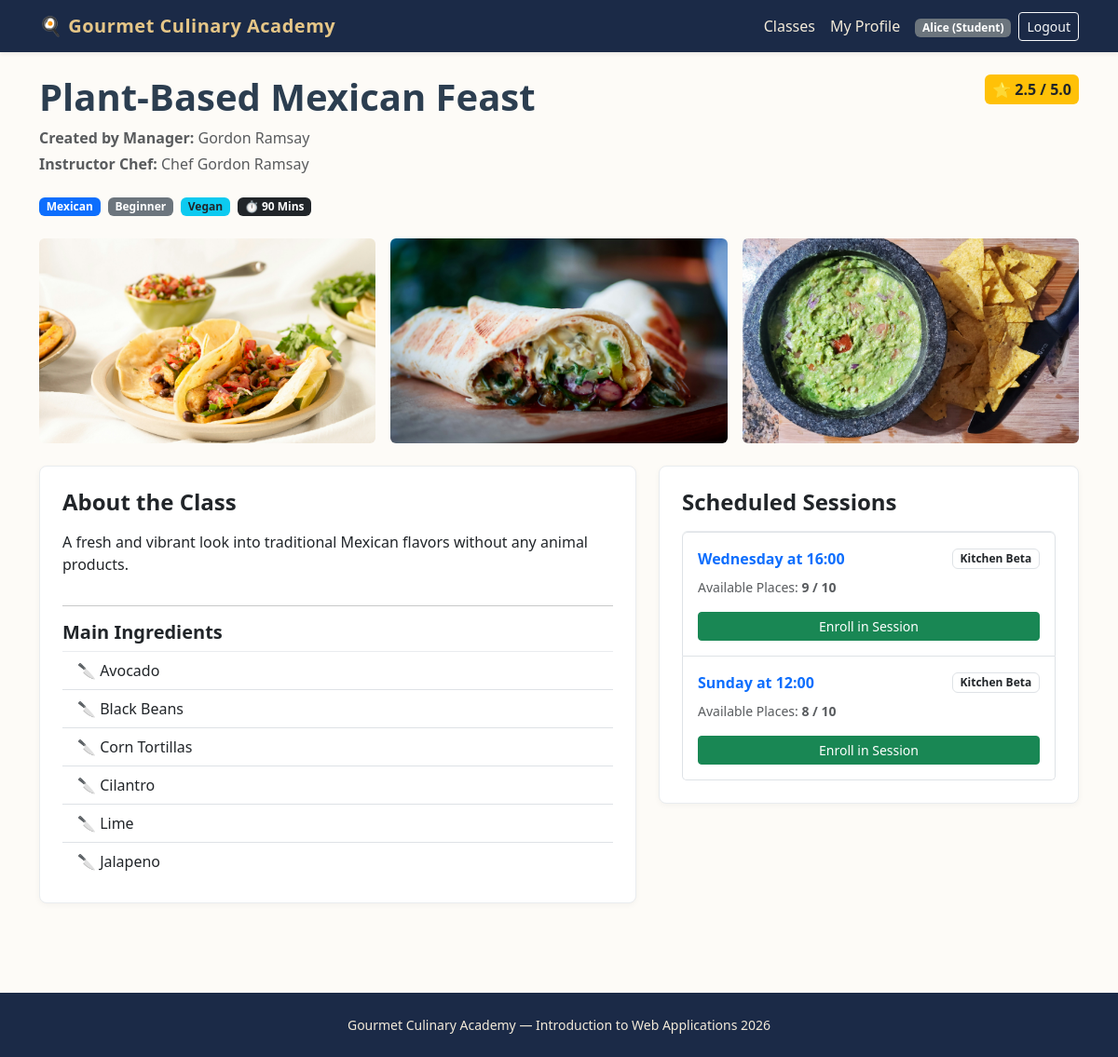
Page /class/3 (signed in) on the committed database.
### tables this page shows
CREATE TABLE users (
    id INTEGER PRIMARY KEY AUTOINCREMENT,
    email TEXT UNIQUE NOT NULL,
    first_name TEXT NOT NULL,
    last_name TEXT NOT NULL,
    password TEXT NOT NULL,
    role TEXT NOT NULL CHECK(role IN ('Manager', 'Student'))
);

CREATE TABLE cooking_classes (
    id INTEGER PRIMARY KEY AUTOINCREMENT,
    manager_id INTEGER NOT NULL,
    title TEXT NOT NULL UNIQUE,
    cuisine TEXT NOT NULL,
    difficulty TEXT NOT NULL CHECK(difficulty IN ('Beginner', 'Intermediate', 'Advanced')),
    duration INTEGER NOT NULL,
    dietary_category TEXT NOT NULL CHECK(dietary_category IN ('Standard', 'Vegetarian', 'Vegan', 'Gluten-free')),
    chef_name TEXT NOT NULL,
    ingredients TEXT NOT NULL, -- Virgülle ayrılmış en az 4 malzeme
    description TEXT NOT NULL,
    photo_1 TEXT NOT NULL,
    photo_2 TEXT NOT NULL,
    photo_3 TEXT NOT NULL,
    FOREIGN KEY (manager_id) REFERENCES users(id) ON DELETE CASCADE
);

CREATE TABLE class_sessions (
    id INTEGER PRIMARY KEY AUTOINCREMENT,
    class_id INTEGER NOT NULL,
    day_of_week TEXT NOT NULL CHECK(day_of_week IN ('Monday', 'Tuesday', 'Wednesday', 'Thursday', 'Friday', 'Saturday', 'Sunday')),
    start_time TEXT NOT NULL, -- HH:MM formatında
    kitchen_name TEXT NOT NULL,
    max_capacity INTEGER NOT NULL DEFAULT 10,
    FOREIGN KEY (class_id) REFERENCES cooking_classes(id) ON DELETE CASCADE
);

### routes/home_routes.py (the view)
@home_bp.route("/class/<int:class_id>")
def class_detail(class_id):
    class_data, sessions = get_class_by_id(class_id)
    if not class_data:
        return render_template("404.html"), 404
    return render_template("class_detail.html", class_data=class_data, sessions=sessions)

### app.py (called while the page is built)
@app.after_request
def add_header(response):
    response.headers["Cache-Control"] = (
        "no-store, no-cache, must-revalidate, post-check=0, pre-check=0, max-age=0"
    )
    response.headers["Pragma"] = "no-cache"
    response.headers["Expires"] = "-1"
    return response

@login_manager.user_loader
def load_user(user_id):
    row = get_user_by_id(user_id)
    if row:
        return User(
            user_id=row["id"],
            email=row["email"],
            first_name=row["first_name"],
            last_name=row["last_name"],
            role=row["role"]
        )
    return None

### dao/user_dao.py (called while the page is built)
def get_user_by_id(user_id):
    conn = get_db()
    cursor = conn.cursor()
    cursor.execute("SELECT * FROM users WHERE id = ?", (user_id,))
    user = cursor.fetchone()
    close_db(conn)
    return user

### database/database.py (called while the page is built)
def get_db():
    conn = sqlite3.connect(DATABASE, timeout=10.0)
    conn.row_factory = sqlite3.Row
    conn.execute("PRAGMA foreign_keys = ON")
    return conn

### templates/class_detail.html (shortened to what this page needs)
{% extends "base.html" %}
{% block content %}
<article class="mb-5">
    <header class="mb-4">
        <div class="d-flex justify-content-between align-items-start flex-wrap gap-2">
            <div>
                <h1 class="display-6 fw-bold mb-2">{{ class_data.title }}</h1>
                <p class="text-muted mb-1">
                     <strong>Created by Manager:</strong> {{ class_data.manager_name }}
                </p>
                <p class="text-muted">
                     <strong>Instructor Chef:</strong> {{ class_data.chef_name }}
                </p>
            </div>
            <div class="text-end">
                {% if class_data.total_ratings and class_data.total_ratings > 0 %}
                    <span class="badge bg-warning text-dark fs-6 p-2">⭐ {{ "%.1f"|format(class_data.avg_rating) }} / 5.0</span>
                {% else %}
                    <span class="badge bg-light text-muted border fs-6 p-2">No ratings yet</span>
                {% endif %}
            </div>
        </div>
        <div class="d-flex gap-2 flex-wrap mt-2">
            <span class="badge bg-primary">{{ class_data.cuisine }}</span>
            <span class="badge bg-secondary">{{ class_data.difficulty }}</span>
            <span class="badge bg-info text-dark">{{ class_data.dietary_category }}</span>
            <span class="badge bg-dark">⏱️ {{ class_data.duration }} Mins</span>
        </div>
    </header>
    <section class="row g-3 mb-4">
        <div class="col-md-4">
            <img src="{{ class_data.photo_1 }}" class="img-fluid w-100 gallery-img rounded" alt="Promotional Photo 1">
        </div>
        <div class="col-md-4">
            <img src="{{ class_data.photo_2 }}" class="img-fluid w-100 gallery-img rounded" alt="Promotional Photo 2">
        </div>
        <div class="col-md-4">
            <img src="{{ class_data.photo_3 }}" class="img-fluid w-100 gallery-img rounded" alt="Promotional Photo 3">
        </div>
    </section>
    <div class="row g-4">
        <section class="col-lg-7">
            <div class="card card-culinary p-4 mb-4">
                <h2 class="h4 fw-bold mb-3">About the Class</h2>
                <p class="card-text">{{ class_data.description }}</p>
                <hr>
                <h3 class="h5 fw-bold mb-2">Main Ingredients</h3>
                <ul class="list-group list-group-flush">
                    {% for ingredient in class_data.ingredients.split(',') %}
                        <li class="list-group-item bg-transparent">🔪 {{ ingredient.strip() }}</li>
                    {% endfor %}
                </ul>
            </div>
        </section>
        <section class="col-lg-5">
            <div class="card card-culinary p-4">
                <h2 class="h4 fw-bold mb-3">Scheduled Sessions</h2>
                {% if sessions %}
                    <div class="list-group">
                        {% for s in sessions %}
                            <div class="list-group-item d-flex flex-column gap-2 py-3">
                                <div class="d-flex justify-content-between align-items-center">
                                    <strong class="text-primary">{{ s.day_of_week }} at {{ s.start_time[:5] }}</strong>
                                    <span class="badge bg-outline-dark text-dark border">{{ s.kitchen_name }}</span>
                                </div>
                                <div class="d-flex justify-content-between align-items-center small text-muted">
                                    <span>Available Places: <strong>{{ s.available_slots }} / {{ s.max_capacity }}</strong></span>
                                </div>
                                {% if current_user.is_authenticated %}
                                    {% if current_user.role == 'Student' %}
                                        <form method="post" action="{{ url_for('student.enroll', session_id=s.id) }}" class="mt-2">
                                            {% if s.available_slots > 0 %}
                                                <button type="submit" class="btn btn-sm btn-success w-100">Enroll in Session</button>
                                            {% else %}
                                                <button type="submit" class="btn btn-sm btn-warning w-100">Join Waiting List</button>
                                            {% endif %}
                                        </form>
                                    {% endif %}
                                {% else %}
                                    <a href="{{ url_for('auth.login') }}" class="btn btn-sm btn-outline-secondary w-100 mt-2">Login to Enroll</a>
                                {% endif %}
                            </div>
                        {% endfor %}
                    </div>
                {% else %}
                    <p class="text-muted mb-0">No active sessions for this class yet.</p>
                {% endif %}
            </div>
        </section>
    </div>
</article>
{% endblock %}

### templates/base.html (shortened to what this page needs)
<!DOCTYPE html>
<html lang="en">
<head>
    <link href="https://cdn.jsdelivr.net/npm/bootstrap@5.3.3/dist/css/bootstrap.min.css" rel="stylesheet">
    <link rel="stylesheet" href="{{ url_for('static', filename='css/style.css') }}">
</head>
<body>
    <header>
        <nav class="navbar navbar-expand-lg navbar-dark bg-culinary shadow-sm">
            <div class="container">
                <a class="navbar-brand" href="{{ url_for('home.index') }}">🍳 Gourmet Culinary Academy</a>
                <section class="collapse navbar-collapse" id="mainNav">
                    <ul class="navbar-nav ms-auto align-items-center">
                        <li class="nav-item">
                            <a class="nav-link" href="{{ url_for('home.index') }}">Classes</a>
                        </li>
                        {% if current_user.is_authenticated %}
                            {% if current_user.role == 'Manager' %}
                                <li class="nav-item">
                                    <a class="nav-link" href="{{ url_for('manager.dashboard') }}">Dashboard</a>
                                </li>
                                <li class="nav-item">
                                    <a class="nav-link" href="{{ url_for('manager.create_class') }}">New Class</a>
                                </li>
                            {% else %}
                                <li class="nav-item">
                                    <a class="nav-link" href="{{ url_for('student.profile') }}">My Profile</a>
                                </li>
                            {% endif %}
                            <li class="nav-item ms-lg-2">
                                <span class="badge bg-secondary">{{ current_user.first_name }} ({{ current_user.role }})</span>
                            </li>
                            <li class="nav-item ms-lg-2">
                                <a class="btn btn-sm btn-outline-light" href="{{ url_for('auth.logout') }}">Logout</a>
                            </li>
                        {% endif %}
                    </ul>
                </section>
            </div>
        </nav>
    </header>
    <main class="container py-4">
        {% block content %}{% endblock %}
    </main>
    <footer class="site-footer text-center py-4 mt-auto">
        <div class="container">
            <p class="mb-0 small">Gourmet Culinary Academy — Introduction to Web Applications 2026</p>
        </div>
    </footer>
</body>
</html>

### static/css/style.css (style rules this page uses)
body { background-color: #fdfbf7; color: #2c3e50; font-family: "Segoe UI", Tahoma, Geneva, Verdana, sans-serif; min-height: 100vh; display: flex; flex-direction: column; }
main { flex: 1; }
.bg-culinary { background-color: #1b2a47; }
.navbar-dark .navbar-brand { color: #e6c687; font-weight: 700; letter-spacing: 0.5px; }
.navbar-dark .nav-link { color: #f4ebd9; }
.card-culinary { border: 1px solid #e9ecef; border-radius: 8px; transition: transform 0.15s ease, box-shadow 0.15s ease; box-shadow: 0 2px 6px rgba(0,0,0,0.04); }
.gallery-img { height: 220px; object-fit: cover; border-radius: 6px; }
.site-footer { background-color: #1b2a47; color: #f4ebd9; }

### rows in the picture
users: first_name "Alice", role "Student"
cooking_classes: title "Plant-Based Mexican Feast", chef_name "Chef Gordon Ramsay", cuisine "Mexican", difficulty "Beginner", dietary_category "Vegan", duration "90", photo_1 (picture), photo_2 (picture), photo_3 (picture), description "A fresh and vibrant look into traditional Mexican flavors without any animal products."
class_sessions: day_of_week "Wednesday", start_time "16:00", kitchen_name "Kitchen Beta", available_slots "9", max_capacity "10"
class_sessions: day_of_week "Sunday", start_time "12:00", kitchen_name "Kitchen Beta", available_slots "8", max_capacity "10"

### other values in the picture
{{ class_data.manager_name }} "Gordon Ramsay"
{{ "%.1f"|format(class_data.avg_rating) }} "2.5"
{{ ingredient.strip() }} "Avocado" "Black Beans" "Corn Tortillas" "Cilantro" "Lime" "Jalapeno"
